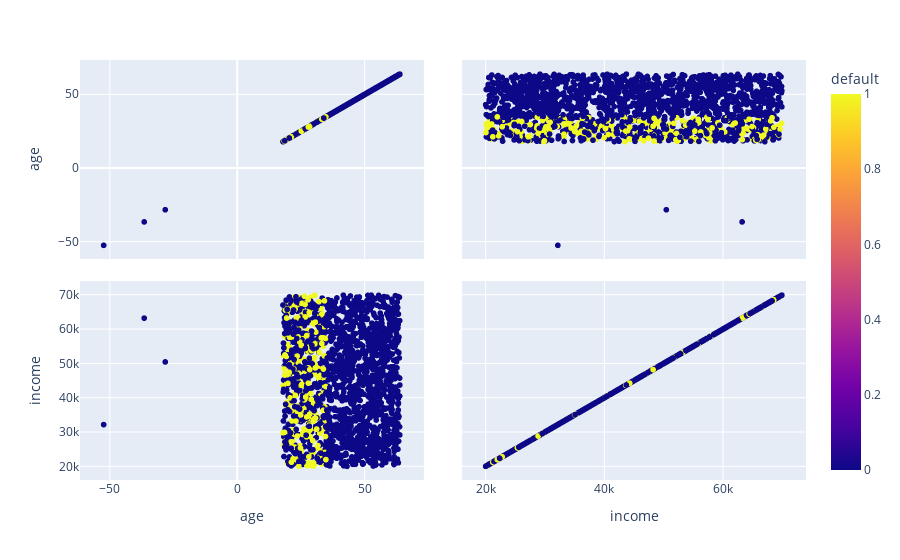

The cell this chart's notebook holds for it:
### Code cell
grafico = px.scatter_matrix(base_credit, dimensions=['age', 'income'], color = 'default');
grafico.show()

### Figure 1 — Plotly figure (JSON) as saved in the notebook; plotly's stock layout.template omitted (floating-point values rounded to 4 significant figures; data arrays with more than 128 entries replaced by an {"elided": "..."} marker saying what was removed)
{"data": [{"dimensions": [{"axis": {"matches": true}, "label": "age", "values": {"elided": "2000 float values"}}, {"axis": {"matches": true}, "label": "income", "values": {"elided": "2000 float values"}}], "hovertemplate": "%{xaxis.title.text}=%{x}<br>%{yaxis.title.text}=%{y}<br>default=%{marker.color}<extra></extra>", "legendgroup": "", "marker": {"color": {"elided": "2000 int values"}, "coloraxis": "coloraxis", "symbol": "circle"}, "name": "", "showlegend": false, "type": "splom"}], "layout": {"coloraxis": {"colorbar": {"title": {"text": "default"}}, "colorscale": [[0, "#0d0887"], [0.1111, "#46039f"], [0.2222, "#7201a8"], [0.3333, "#9c179e"], [0.4444, "#bd3786"], [0.5556, "#d8576b"], [0.6667, "#ed7953"], [0.7778, "#fb9f3a"], [0.8889, "#fdca26"], [1, "#f0f921"]]}, "dragmode": "select", "legend": {"tracegroupgap": 0}, "margin": {"t": 60}}}
